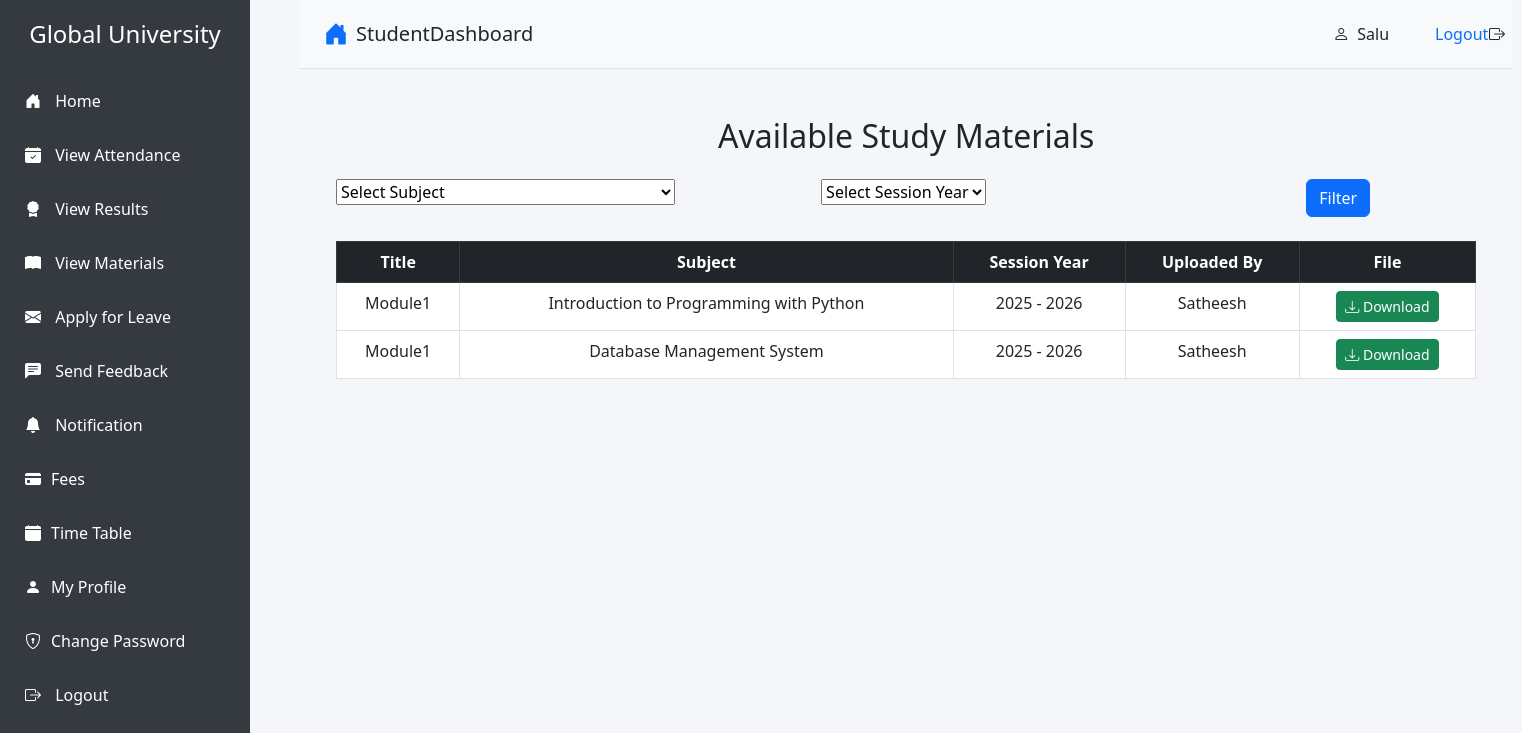
Before: /student/study-materials/ (signed in) with the older database file.
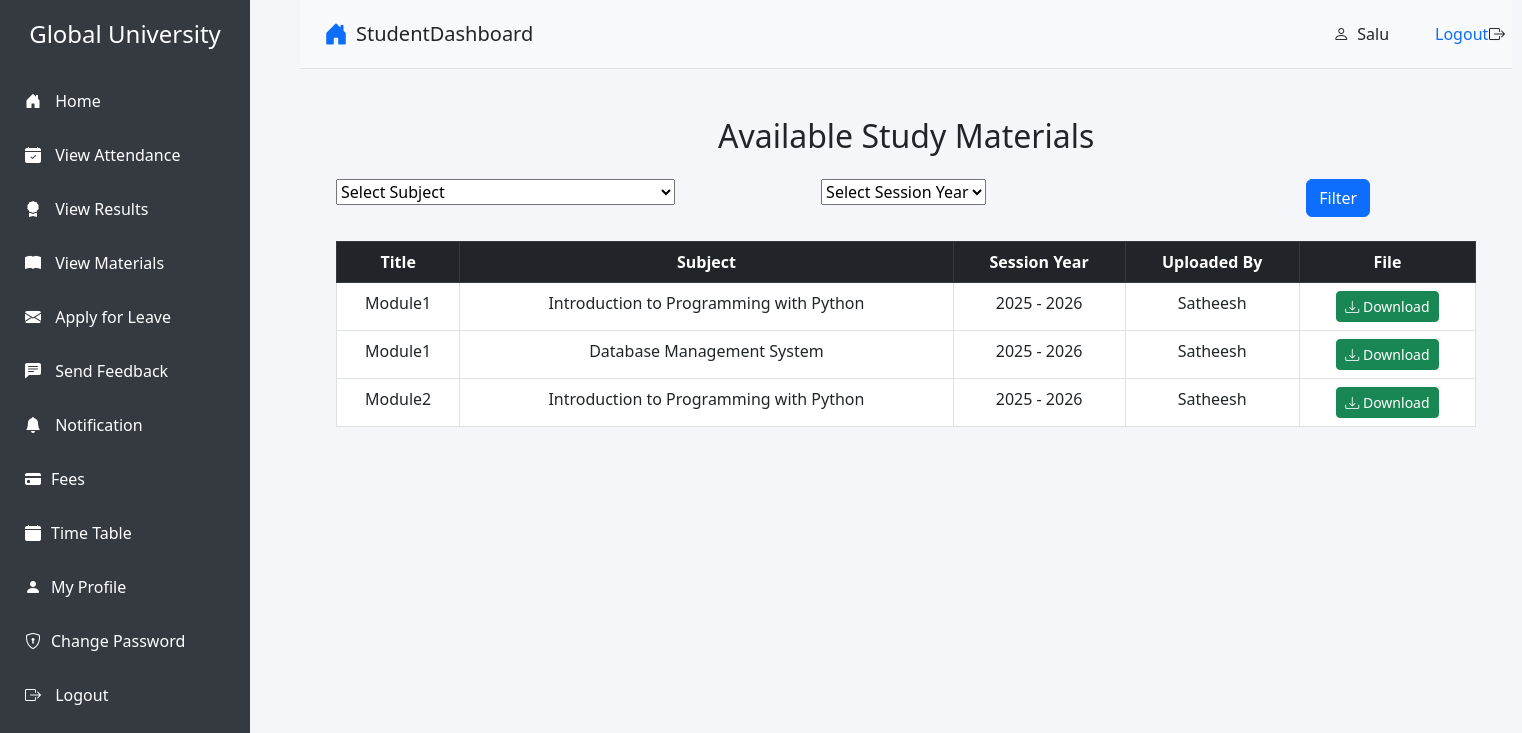
After: the same page with the newer database file.
### student/models.py (models this page shows, shortened)
class StudyMaterial(models.Model):
    title = models.CharField(max_length=255)
    subject = models.ForeignKey('student.Subject', on_delete=models.CASCADE)
    session_year = models.ForeignKey(SessionYearModel, on_delete=models.CASCADE)
    uploaded_by = models.ForeignKey('staff.Staff', on_delete=models.CASCADE)
    file = models.FileField(upload_to='study_materials/')
    uploaded_at = models.DateTimeField(auto_now_add=True)

class Subject(models.Model):
    name = models.CharField(max_length=100, unique=True)
    description = models.TextField()
    course = models.ForeignKey(Course, on_delete=models.CASCADE, default=1) #need to give defauult course
    staff= models.ForeignKey(Staff, on_delete=models.CASCADE)
    def __str__(self):
        return self.name

class SessionYearModel(models.Model):
    id = models.AutoField(primary_key=True)
    session_start_year = models.DateField()
    session_end_year = models.DateField()
    def __str__(self):
        return f"{self.session_start_year.year} - {self.session_end_year.year}"

### staff/models.py (models this page shows, shortened)
class Staff(models.Model):
    user = models.OneToOneField(User, on_delete=models.CASCADE)
    full_name = models.CharField(max_length=100)
    email = models.EmailField(unique=True)
    phone = models.CharField(max_length=15)
    address = models.TextField()

### student/views.py (the view)
# urls.py: path('study-materials/', views.student_study_materials, name='study_material_list'),
@login_required
def student_study_materials(request):
    if not hasattr(request.user, 'student'):
        return redirect('home')  # Redirect if not a student
    student = request.user.student
    study_materials = StudyMaterial.objects.filter(session_year=student.session_year_id, subject__course=student.course)
    if request.method == 'POST':
        form = StudyMaterialFilterForm(request.POST)
        if form.is_valid():
            subject = form.cleaned_data['subject']
            session_year = form.cleaned_data['session_year']
            study_materials = study_materials.filter(subject=subject, session_year=session_year)
    else:
        form = StudyMaterialFilterForm()
    return render(request, 'student/study_material_list.html', {'materials': study_materials, 'form': form})

### student/forms.py
class StudyMaterialFilterForm(forms.Form):
    subject = forms.ModelChoiceField(queryset=Subject.objects.all(), empty_label="Select Subject")
    session_year = forms.ModelChoiceField(queryset=SessionYearModel.objects.all(), empty_label="Select Session Year")

### templates/student/study_material_list.html (shortened to what this page needs)
{% extends 'student/base.html' %}
{% block content %}
<div class="container mt-4">
    <h2 class="text-center mb-4">Available Study Materials</h2>
    <form method="POST" class="mb-4">
        <div class="row">
            <div class="col-md-5">
                {{ form.subject }}
            </div>
            <div class="col-md-5">
                {{ form.session_year }}
            </div>
            <div class="col-md-2">
                <button type="submit" class="btn btn-primary btn-block">Filter</button>
            </div>
        </div>
    </form>
    <div class="table-responsive">
        <table class="table table-bordered table-hover text-center">
            <thead class="table-dark">
                <tr>
                    <th>Title</th>
                    <th>Subject</th>
                    <th>Session Year</th>
                    <th>Uploaded By</th>
                    <th>File</th>
                </tr>
            </thead>
            <tbody>
                {% for material in materials %}
                <tr>
                    <td>{{ material.title }}</td>
                    <td>{{ material.subject.name }}</td>
                    <td>{{ material.session_year.session_start_year.year }} - {{ material.session_year.session_end_year.year }}</td>
                    <td>{{ material.uploaded_by.full_name }}</td>
                    <td>
                        <a href="{{ material.file.url }}" target="_blank" class="btn btn-success btn-sm">
                            <i class="bi bi-download"></i> Download
                        </a>
                    </td>
                </tr>
                {% empty %}
                <tr>
                    <td colspan="5" class="text-muted text-center">No study materials available.</td>
                </tr>
                {% endfor %}
            </tbody>
        </table>
    </div>
</div>
{% endblock %}

Changed rows visible on the page:
added StudyMaterial: title "Module2", subject.name "Introduction to Programming with Python", session_year.session_start_year.year "2025", session_year.session_end_year.year "2026", uploaded_by.full_name "Satheesh"
